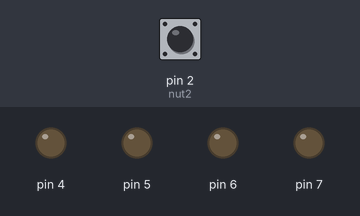
Simulated run of this sketch. Board: Arduino Uno, built with avr-gcc and run on an emulated ATmega328P. On the bench: output pins drawn as LEDs (lit = HIGH). Inputs (shaded band) come from the test bench; at power-on: pin 2 (nut2) HIGH.

Above: at 1.2 s.
1.3 s: pin 2 (nut2) pulled LOW for 0.15 s
At 2.5 s:
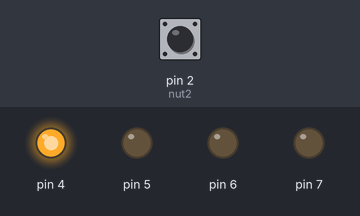
3.0 s: pin 2 (nut2) pulled LOW for 1 s
At 5.1 s:
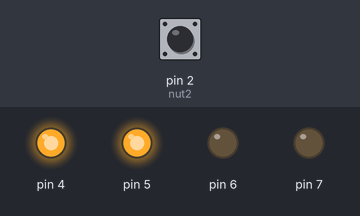
5.5 s: pin 2 (nut2) pulled LOW for 0.15 s
At 6.9 s:
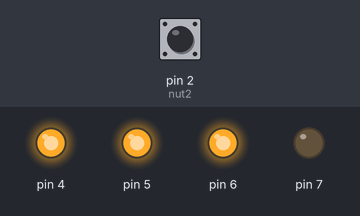
7.2 s: pin 2 (nut2) pulled LOW for 3.2 s
At 11.1 s:
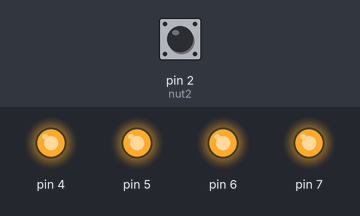
Timing chart, 0 to 12.6 s (numbered marks = the images above; inputs shaded):
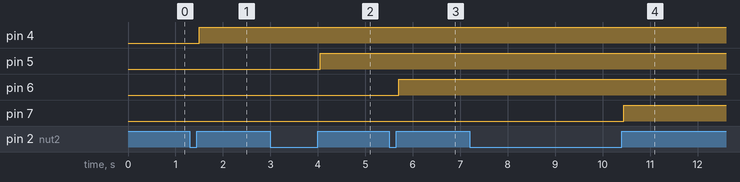

Measured:
- after the input at 1.3 s, pin 4: LOW → HIGH after 0.20 s
- after the input at 3.0 s, pin 5: LOW → HIGH after 1.1 s
- after the input at 5.5 s, pin 6: LOW → HIGH after 0.20 s
- after the input at 7.2 s, pin 7: LOW → HIGH after 3.3 s

The sketch:

4_SangMotVong.ino
```cpp
volatile int a = 0, b = 0;
#define  nut2 2
#define  nut3 3
void sang(int a)
{
  if (a == 1)  digitalWrite(4, !digitalRead(4));
  if (a == 2)  digitalWrite(5, !digitalRead(5));
  if (a == 3)  digitalWrite(6, !digitalRead(6));
  if (a == 4)  digitalWrite(7, !digitalRead(7));

}
void setup()
{
  Serial.begin(9600);
  pinMode(4, OUTPUT);
  pinMode(5, OUTPUT);
  pinMode(6, OUTPUT);
  pinMode(7, OUTPUT);
  pinMode(nut2, INPUT_PULLUP);
  pinMode(nut3, INPUT_PULLUP);
}

void loop()
{
  if (digitalRead(2) == 0)
  {
    delay(50);
    while (digitalRead(2) == 0);
    delay(50);
    if (b == 0)
    {
      a++;
      if (a == 5)
      {
        b = 1;
        a = 4;
      }
    }
    else
    {
      a--;
      if (a == 0)
      {
        b = 0;
        a = 1;
      }
    }
    sang(a);
  }
}
```
